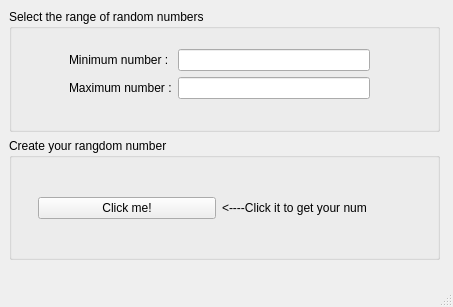
<?xml version="1.0" encoding="UTF-8"?>
<ui version="4.0">
 <class>MainWindow</class>
 <widget class="QMainWindow" name="MainWindow">
  <property name="geometry">
   <rect>
    <x>0</x>
    <y>0</y>
    <width>453</width>
    <height>307</height>
   </rect>
  </property>
  <property name="windowTitle">
   <string>Random Number Generator</string>
  </property>
  <widget class="QWidget" name="centralwidget">
   <widget class="QWidget" name="">
    <property name="geometry">
     <rect>
      <x>9</x>
      <y>9</y>
      <width>431</width>
      <height>251</height>
     </rect>
    </property>
    <layout class="QVBoxLayout" name="verticalLayout">
     <item>
      <widget class="QGroupBox" name="groupBox">
       <property name="title">
        <string>Select the range of random numbers</string>
       </property>
       <widget class="QWidget" name="formLayoutWidget">
        <property name="geometry">
         <rect>
          <x>60</x>
          <y>40</y>
          <width>301</width>
          <height>71</height>
         </rect>
        </property>
        <layout class="QFormLayout" name="formLayout">
         <item row="0" column="0">
          <widget class="QLabel" name="label">
           <property name="text">
            <string>Minimum number :</string>
           </property>
          </widget>
         </item>
         <item row="1" column="0">
          <widget class="QLabel" name="label_2">
           <property name="text">
            <string>Maximum number :</string>
           </property>
          </widget>
         </item>
         <item row="0" column="1">
          <widget class="QLineEdit" name="lineEdit"/>
         </item>
         <item row="1" column="1">
          <widget class="QLineEdit" name="lineEdit_2"/>
         </item>
        </layout>
       </widget>
      </widget>
     </item>
     <item>
      <widget class="QGroupBox" name="groupBox_2">
       <property name="title">
        <string>Create your rangdom number</string>
       </property>
       <widget class="QWidget" name="horizontalLayoutWidget">
        <property name="geometry">
         <rect>
          <x>29</x>
          <y>30</y>
          <width>361</width>
          <height>80</height>
         </rect>
        </property>
        <layout class="QHBoxLayout" name="horizontalLayout">
         <item>
          <widget class="QPushButton" name="pushButton">
           <property name="text">
            <string>Click me!</string>
           </property>
          </widget>
         </item>
         <item>
          <widget class="QLabel" name="label_3">
           <property name="text">
            <string>&lt;----Click it to get your num</string>
           </property>
          </widget>
         </item>
        </layout>
       </widget>
      </widget>
     </item>
    </layout>
   </widget>
  </widget>
  <widget class="QMenuBar" name="menubar">
   <property name="geometry">
    <rect>
     <x>0</x>
     <y>0</y>
     <width>453</width>
     <height>25</height>
    </rect>
   </property>
  </widget>
  <widget class="QStatusBar" name="statusbar"/>
 </widget>
 <resources/>
 <connections>
  <connection>
   <sender>pushButton</sender>
   <signal>clicked()</signal>
   <receiver>MainWindow</receiver>
   <slot>getRandomnum()</slot>
   <hints>
    <hint type="sourcelabel">
     <x>128</x>
     <y>237</y>
    </hint>
    <hint type="destinationlabel">
     <x>6</x>
     <y>257</y>
    </hint>
   </hints>
  </connection>
 </connections>
 <slots>
  <slot>getRandomnum()</slot>
 </slots>
</ui>
